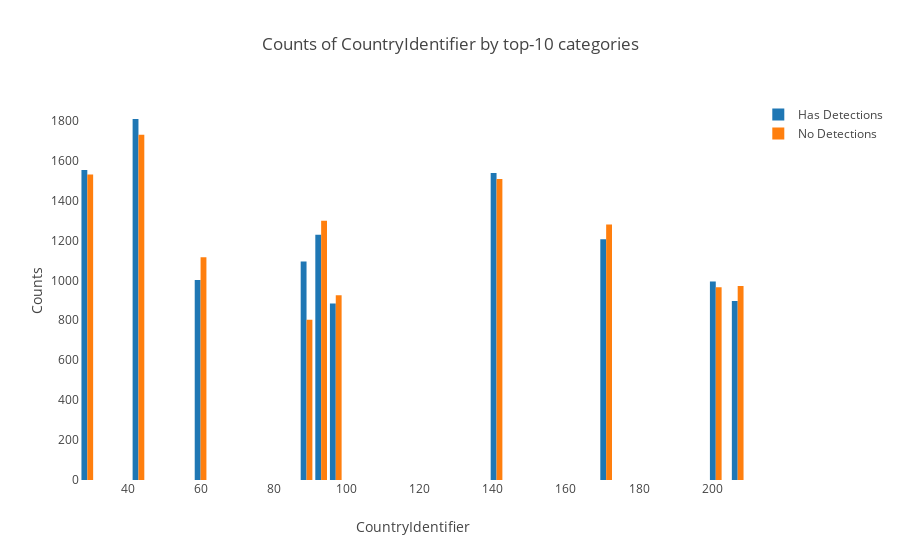

Source (notebook cell):
### Code cell
plot_cat('CountryIdentifier',True)

### Figure 1 — Plotly figure (JSON) as saved in the notebook; plotly's stock layout.template omitted (floating-point values rounded to 4 significant figures)
{"data": [{"name": "Has Detections", "type": "bar", "uid": "794b21bf-54e1-461a-92aa-9aa193af3def", "x": [29, 43, 60, 89, 93, 97, 141, 171, 201, 207], "y": [1552, 1808, 1002, 1094, 1228, 884, 1537, 1206, 994, 896]}, {"name": "No Detections", "type": "bar", "uid": "9845a40f-2c3b-4f53-ad0a-2935e33ffdb1", "x": [29, 43, 60, 89, 93, 97, 141, 171, 201, 207], "y": [1530, 1729, 1115, 803, 1298, 925, 1508, 1279, 965, 972]}], "layout": {"barmode": "group", "legend": {"orientation": "v"}, "title": {"text": "Counts of CountryIdentifier by top-10 categories"}, "xaxis": {"showgrid": false, "showline": false, "title": {"text": "CountryIdentifier"}, "zeroline": false}, "yaxis": {"showgrid": false, "showline": false, "title": {"text": "Counts"}, "zeroline": false}}}
